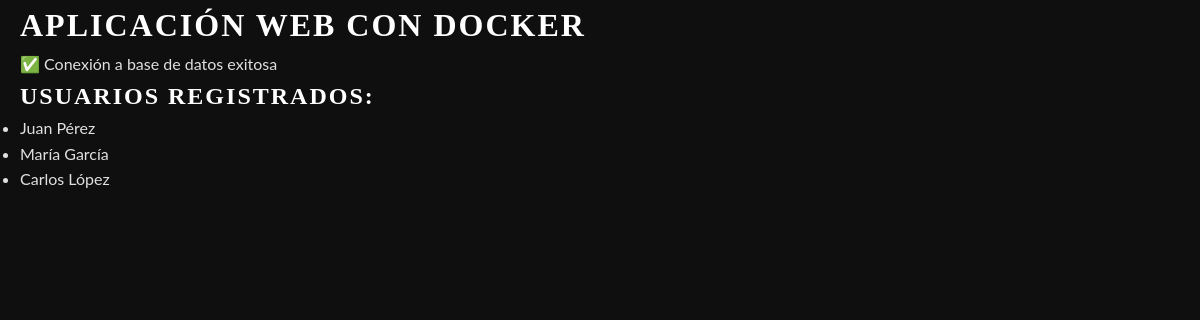
The app's page /app/index.php, older data.
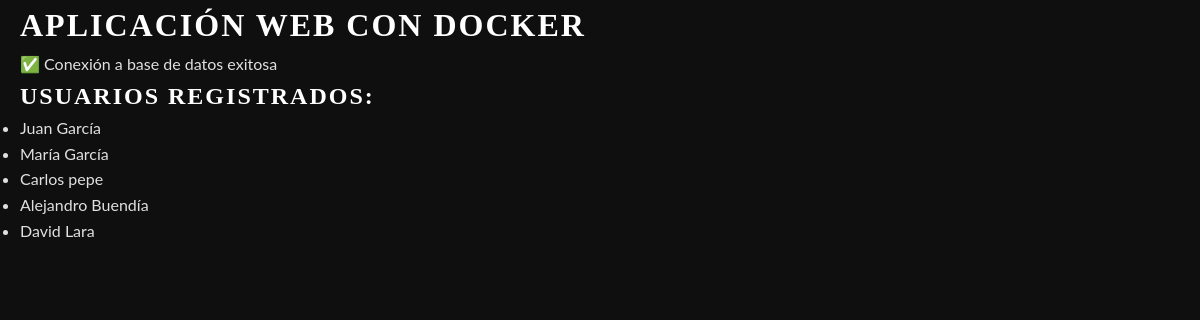
The same page, newer data.
### tables this page shows
CREATE TABLE
IF NOT EXISTS usuarios
(
    id INT AUTO_INCREMENT PRIMARY KEY,
    nombre VARCHAR(100) NOT NULL,
    edad INT,
    clave VARCHAR(255) NOT NULL,
    rol ENUM('socio','administrador') NOT NULL DEFAULT 'socio',
    telefono VARCHAR(20) UNIQUE,
    foto VARCHAR(100),
    fecha_registro TIMESTAMP DEFAULT CURRENT_TIMESTAMP
);

### app/index.php (the view, shortened to what this page needs)
<?php
require_once 'db_config.php';
?>
<!DOCTYPE html>
<html lang="es">
<head>
    <link rel="stylesheet" href="css/styles.css">
</head>
<body>
    <div class="container">
        <h1>Aplicación Web con Docker</h1>
        <div id="noticias">
            <?php
            try {
                $pdo = new PDO(
                    "mysql:host=$db_host;dbname=$db_name",
                    $db_user,
                    $db_password
                );
                echo '<p class="success">✅ Conexión a base de datos exitosa</p>';
                $stmt = $pdo->query("SELECT * FROM usuarios LIMIT 5");
                if ($stmt->rowCount() > 0) {
                    echo '<h2>Usuarios registrados:</h2>';
                    echo '<ul id="user-list">';
                    while ($row = $stmt->fetch(PDO::FETCH_ASSOC)) {
                        echo '<li>' . htmlspecialchars($row['nombre']) . '</li>';
                    }
                    echo '</ul>';
                }
            } catch (PDOException $e) {
                echo '<p class="error">❌ Error de conexión: ' . $e->getMessage() . '</p>';
            }
            ?>
        </div>
    </div>
</body>
</html>

Row changes from the older to the newer data that the page shows:
changed usuarios: nombre "Juan Pérez" → "Juan García"
changed usuarios: nombre "Carlos López" → "Carlos pepe"
added usuarios: nombre "Alejandro Buendía"
added usuarios: nombre "David Lara"
